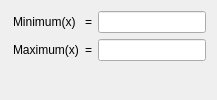
      <widget class="QWidget" name="tabBoundary">
       <property name="enabled">
        <bool>true</bool>
       </property>
       <property name="statusTip">
        <string>Define track boundary</string>
       </property>
       <attribute name="title">
        <string>Boundary</string>
       </attribute>
       <layout class="QVBoxLayout" name="verticalLayout_5">
        <item>
         <layout class="QVBoxLayout" name="verticalLayout_3">
          <item>
           <layout class="QGridLayout" name="gridLayout_5">
            <item row="1" column="2">
             <widget class="QLineEdit" name="lineEdit_FunctionTrackMaximum"/>
            </item>
            <item row="0" column="2">
             <widget class="QLineEdit" name="lineEdit_FunctionTrackMinimum"/>
            </item>
            <item row="1" column="0">
             <widget class="QLabel" name="label_TrackMaximum">
              <property name="minimumSize">
               <size>
                <width>40</width>
                <height>0</height>
               </size>
              </property>
              <property name="text">
               <string>Maximum(x)</string>
              </property>
              <property name="indent">
               <number>2</number>
              </property>
             </widget>
            </item>
            <item row="0" column="0">
             <widget class="QLabel" name="label_TrackMinimum">
              <property name="minimumSize">
               <size>
                <width>40</width>
                <height>0</height>
               </size>
              </property>
              <property name="text">
               <string>Minimum(x)</string>
              </property>
              <property name="indent">
               <number>2</number>
              </property>
             </widget>
            </item>
            <item row="0" column="1">
             <widget class="QLabel" name="label_TrackMinimumEqual">
              <property name="text">
               <string>=</string>
              </property>
             </widget>
            </item>
            <item row="1" column="1">
             <widget class="QLabel" name="label_TrackMaximumEqual">
              <property name="text">
               <string>=</string>
              </property>
             </widget>
            </item>
           </layout>
          </item>
         </layout>
        </item>
        <item>
         <widget class="PlotWidget" name="plotBoundary" native="true">
          <property name="sizePolicy">
           <sizepolicy hsizetype="Expanding" vsizetype="Expanding">
            <horstretch>0</horstretch>
            <verstretch>0</verstretch>
           </sizepolicy>
          </property>
          <property name="autoFillBackground">
           <bool>true</bool>
          </property>
         </widget>
        </item>
       </layout>
      </widget>
